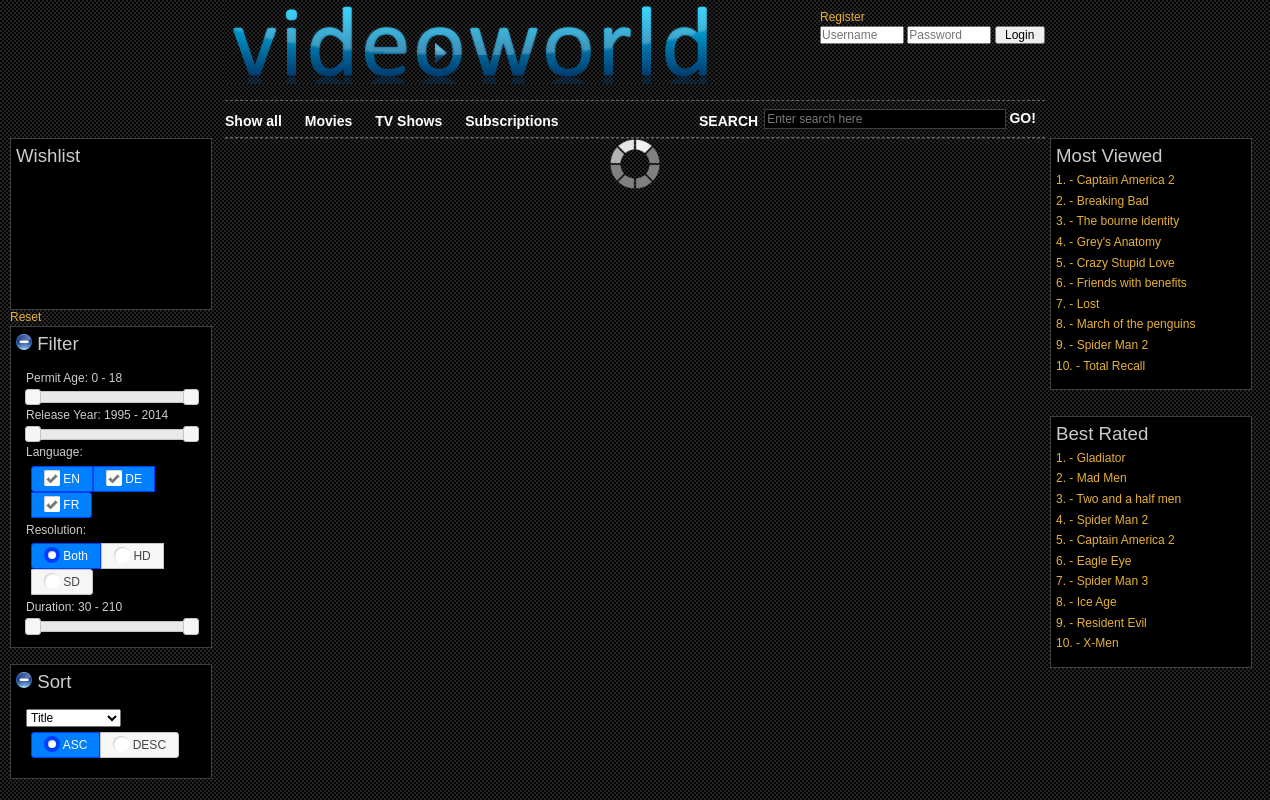
The page / on the database its author committed.
### tables this page shows
CREATE TABLE `video` (
  `idvideo` int(11) NOT NULL AUTO_INCREMENT,
  `location_video` varchar(45) DEFAULT NULL,
  `location_videopreview` varchar(45) DEFAULT NULL,
  `location_videocover` varchar(45) DEFAULT NULL,
  `times_viewed` int(11) DEFAULT NULL,
  `title` varchar(45) DEFAULT NULL,
  `description` text,
  `release_year` year(4) DEFAULT NULL,
  `language` tinytext,
  `permit_age` tinyint(4) DEFAULT NULL,
  `duration` int(4) DEFAULT NULL,
  `hd` tinyint(1) DEFAULT NULL,
  PRIMARY KEY (`idvideo`)
);

### php/util/mysql.php (called while the page is built, shortened)
<?php
class MySQL
{
	private $db_host    = "localhost";
	private $db_user    = "root";
	private $db_pass    = "";
	private $db_dbname  = "videoworld";
	private $db_charset = "";
	public  $mysql_link      = 0;
	private $last_result;
	public function __construct($connect = true, $database = null, $server = null,
								$username = null, $password = null, $charset = null) {
		if ($database !== null) $this->db_dbname  = $database;
		if ($server   !== null) $this->db_host    = $server;
		if ($username !== null) $this->db_user    = $username;
		if ($password !== null) $this->db_pass    = $password;
	}
	public function IsConnected() {
		if (is_object($this->mysql_link)) {
			return true;
		} else {
			return false;
		}
	}
	public function Open($database = null, $server = null, $username = null,
						 $password = null, $charset = null, $pcon = false) {
		if ($pcon) {
			$this->mysql_link = @mysqli_pconnect(
				'p:' . $this->db_host, $this->db_user, $this->db_pass);
		} else {
			$this->mysql_link = @mysqli_connect (
				$this->db_host, $this->db_user, $this->db_pass);
		}
		if (! $this->IsConnected()) {
			$this->SetError();
			return false;
		} else {
			if (strlen($this->db_dbname) > 0) {
				if (strlen($this->db_charset) == 0) {
					if (! $this->SelectDatabase($this->db_dbname)) {
						return false;
					} else {
						return true;
					}
				}
			} else {
				return true;
			}
		}
	}
	public function Query($sql) {
		$this->last_result = @mysqli_query($this->mysql_link, $sql);
		if(! $this->last_result) {
			$this->active_row = -1;
			$this->SetError();
			return false;
		} else {
			if (strpos(strtolower($sql), "insert") === 0) {
				$this->last_insert_id = mysqli_insert_id($this->mysql_link);
				if ($this->last_insert_id === false) {
					$this->SetError();
					return false;
				} else {
					$numrows = 0;
					$this->active_row = -1;
					return $this->last_result;
				}
			} else if(strpos(strtolower($sql), "select") === 0) {
				$numrows = mysqli_field_count($this->mysql_link);
				if ($numrows > 0) {
					$this->active_row = 0;
				} else {
					$this->active_row = -1;
				}
				return $this->last_result;
			} else {
				return $this->last_result;
			}
		}
	}
	public function Row($optional_row_number = null) {
		$row = mysqli_fetch_object($this->last_result);
		if (! $row) {
			return false;
		} else {
			return $row;
		}
	}
	public function RowCount() {
		if (! $this->IsConnected()) {
			$this->SetError("No connection", -1);
			return false;
		} elseif (! $this->last_result) {
			$this->SetError("No query results exist", -1);
			return false;
		} else {
			$result = @mysqli_affected_rows($this->mysql_link);
			if (! $result) {
				$this->SetError();
				return false;
			} else {
				return $result;
			}
		}
	}
	public function SelectDatabase($database, $charset = "") {
		$return_value = true;
		if (! $charset) $charset = $this->db_charset;
		return $return_value;
	}
}
?>

### php/util/db_connector.php (called while the page is built)
<?php
require_once ('mysql.php');
$db_connection = new MySQL ( true, "videoworld", "localhost", "root", "" );
?>

### php/util/util.php (called while the page is built, shortened)
<?php
function getMaxValueVideoAttribute($attribute, $tableJoin) {
	require ('db_connector.php');
	$row = $db_connection->Row ();
	return $row->max;
}
function getMinValueVideoAttribute($attribute, $tableJoin) {
	require ('db_connector.php');
	if (! $db_connection->Query ( "SELECT min(v.$attribute) AS min FROM video v " . $tableJoin )) {
		echo "<p>Query Failed</p>";
	}
	$row = $db_connection->Row ();
	return $row->min;
}
?>

### php/templates/sidebar-right/most-viewed.php (the view)
<?php
if (is_null ( $type ) || empty ( $type )) {
	$join = "";
} else {
	$join = "JOIN $type t on t.video_idvideo = v.idvideo";
}
if (! $db_connection->Query ( "SELECT v.title, v.idvideo  FROM video v $join order by v.times_viewed DESC, v.title ASC LIMIT 10" )) {
	echo "<p>Query Failed</p>";
}
echo "<div class='mostViewed'>";
echo "<div class='sidebarTitle'>Most Viewed</div>";
$counter = 1;
while ( $row = $db_connection->Row () ) {
	echo "<a href=\"index.php?page=videoplay&id=$row->idvideo\"><div class='elements'>" . $counter . ". - " . $row->title . "</div></a>";
	$counter ++;
}
echo "</div>";
?>

### php/templates/sidebar-right/best-rated.php
<?php
if (is_null ( $type ) || empty ( $type )) {
	$join = "";
} else {
	$join = "JOIN $type t on t.video_idvideo = v.idvideo";
}
if (! $db_connection->Query ( "SELECT v.title, v.idvideo, avg(chv.rating) as rating FROM video v JOIN customer_has_video chv on chv.video_idvideo = v.idvideo $join group by title having rating IS NOT NULL order by rating DESC, v.title ASC LIMIT 10" )) {
	echo "<p>Query Failed</p>";
}
echo "<div class='bestRated'>";
echo "<div class='sidebarTitle'>Best Rated</div>";
$counter = 1;
while ( $row = $db_connection->Row () ) {
	echo "<a href=\"index.php?page=videoplay&id=$row->idvideo\"><div class='elements'>" . $counter . ". - " . $row->title . "</div></a>";
	$counter ++;
}
echo "</div></div>";
?>

### web/css/style.css (style rules this page uses)
* { margin: 0; padding: 0; outline: 0; }
body { font-size: 12px; line-height: 1.3; font-family: Arial, Helvetica, Sans-Serif; color: #ccc; background: url('../images/body-bg.gif'); }
a { color: #e7b038; text-decoration: none; cursor: pointer; }
input,textarea,select { font-size: 12px; font-family: Arial, Helvetica, sans-serif; }
.bestRated { margin-top: 10px; width: 200px; height: 250px; border: 1px solid #413e3e; background-color: black; }
.mostViewed { width: 200px; height: 250px; border: 1px solid #413e3e; background-color: black; }
.sidebarTitle { margin: 5px; font-size: 14pt; }
.loginHeight { min-height: 80px; }
.elements { margin: 5px; }
#login { float: right; clear: right; padding-top: 10px; padding-bottom: 10px; min-width: 225px; }
#login .login-name { width: 80px; }
#login .login-pw { width: 80px; }
#login .login-button { width: 50px; }
#sub-navigation { display: block; clear: right; border-top: 1px dashed #666; border-bottom: 1px dashed #666; padding: 8px 0; }
#sub-navigation ul { list-style: none; }
#sub-navigation ul li { float: left; display: inline; padding-right: 23px; }
#sub-navigation ul li a { font-size: 14px; font-weight: bold; color: #fff; line-height: 24px; text-decoration: none; }
#search { width: 346px; margin: 0 0 0 auto; }
#search label { float: left; display: inline; font-size: 14px; font-weight: bold; color: #fff; line-height: 24px; padding-right: 6px; }
#search .search-field { width: 238px; border: 1px solid #413e3e; background: #000; color: #787878; padding: 2px 0 2px 2px; }
#search .search-button { font-size: 14px; font-weight: bold; border: 0; background: none; color: #fff; cursor: pointer; }
#footer { padding: 15px 0 0 0; }
@media only screen and (max-width : 1400px) and (min-width :1200px) { * { margin: 0; padding: 0; outline: 0; } }
@media only screen and (max-width : 1400px) and (min-width :1200px) { body { font-size: 12px; line-height: 1.3; font-family: Arial, Helvetica, Sans-Serif; color: #ccc; background: url('../images/body-bg.gif'); } }
@media only screen and (max-width : 1400px) and (min-width :1200px) { a { color: #e7b038; text-decoration: none; cursor: pointer; } }
@media only screen and (max-width : 1400px) and (min-width :1200px) { input,textarea,select { font-size: 12px; font-family: Arial, Helvetica, sans-serif; } }
@media only screen and (max-width : 1400px) and (min-width :1200px) { #login { float: right; clear: right; padding-top: 10px; padding-bottom: 10px; min-width: 225px; } }
@media only screen and (max-width : 1400px) and (min-width :1200px) { #login .login-name { width: 80px; } }
@media only screen and (max-width : 1400px) and (min-width :1200px) { #login .login-pw { width: 80px; } }
@media only screen and (max-width : 1400px) and (min-width :1200px) { #login .login-button { width: 50px; } }
@media only screen and (max-width : 1400px) and (min-width :1200px) { #sub-navigation { display: block; clear: right; border-top: 1px dashed #666; border-bottom: 1px dashed #666; padding: 8px 0; } }
@media only screen and (max-width : 1400px) and (min-width :1200px) { #sub-navigation ul { list-style: none; } }
@media only screen and (max-width : 1400px) and (min-width :1200px) { #sub-navigation ul li { float: left; display: inline; padding-right: 23px; } }
@media only screen and (max-width : 1400px) and (min-width :1200px) { #sub-navigation ul li a { font-size: 14px; font-weight: bold; color: #fff; line-height: 24px; text-decoration: none; } }
@media only screen and (max-width : 1400px) and (min-width :1200px) { #search { width: 346px; margin: 0 0 0 auto; } }
@media only screen and (max-width : 1400px) and (min-width :1200px) { #search label { float: left; display: inline; font-size: 14px; font-weight: bold; color: #fff; line-height: 24px; padding-right: 6px; } }
@media only screen and (max-width : 1400px) and (min-width :1200px) { #search .search-field { width: 238px; border: 1px solid #413e3e; background: #000; color: #787878; padding: 2px 0 2px 2px; } }
@media only screen and (max-width : 1400px) and (min-width :1200px) { #search .search-button { font-size: 14px; font-weight: bold; border: 0; background: none; color: #fff; cursor: pointer; } }
@media only screen and (max-width : 1400px) and (min-width :1200px) { #footer { padding: 15px 0 0 0; } }

### rows shown on the page
video: title "Captain America 2"
video: title "Breaking Bad"
video: title "The bourne identity"
video: title "Grey's Anatomy"
video: title "Crazy Stupid Love"
video: title "Friends with benefits"
video: title "Lost"
video: title "March of the penguins"
video: title "Spider Man 2"
video: title "Total Recall"
video: title "Gladiator"
video: title "Mad Men"
video: title "Two and a half men"
video: title "Eagle Eye"
video: title "Spider Man 3"
video: title "Ice Age"
video: title "Resident Evil"
video: title "X-Men"
